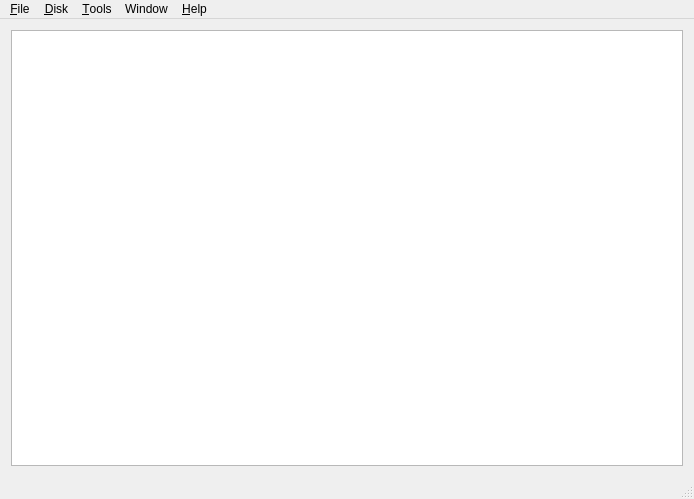
<?xml version="1.0" encoding="UTF-8"?>
<ui version="4.0">
 <class>MainWindow</class>
 <widget class="QMainWindow" name="MainWindow">
  <property name="enabled">
   <bool>true</bool>
  </property>
  <property name="geometry">
   <rect>
    <x>0</x>
    <y>0</y>
    <width>694</width>
    <height>499</height>
   </rect>
  </property>
  <property name="sizePolicy">
   <sizepolicy hsizetype="Expanding" vsizetype="Expanding">
    <horstretch>0</horstretch>
    <verstretch>0</verstretch>
   </sizepolicy>
  </property>
  <property name="windowIcon">
   <iconset resource="icons.qrc">
    <normaloff>:/icons/main-icon/AspeQt.ico</normaloff>:/icons/main-icon/AspeQt.ico</iconset>
  </property>
  <property name="styleSheet">
   <string notr="true"/>
  </property>
  <property name="locale">
   <locale language="English" country="UnitedStates"/>
  </property>
  <property name="iconSize">
   <size>
    <width>24</width>
    <height>24</height>
   </size>
  </property>
  <widget class="QWidget" name="centralWidget">
   <property name="enabled">
    <bool>true</bool>
   </property>
   <layout class="QGridLayout" name="gridLayout">
    <item row="1" column="0" colspan="2">
     <widget class="QTextEdit" name="textEdit">
      <property name="sizePolicy">
       <sizepolicy hsizetype="Ignored" vsizetype="Ignored">
        <horstretch>0</horstretch>
        <verstretch>0</verstretch>
       </sizepolicy>
      </property>
      <property name="contextMenuPolicy">
       <enum>Qt::DefaultContextMenu</enum>
      </property>
      <property name="textInteractionFlags">
       <set>Qt::NoTextInteraction</set>
      </property>
     </widget>
    </item>
    <item row="0" column="0" colspan="2">
     <layout class="QHBoxLayout" name="horizontalLayout">
      <property name="sizeConstraint">
       <enum>QLayout::SetDefaultConstraint</enum>
      </property>
      <item>
       <layout class="QGridLayout" name="leftColumn"/>
      </item>
      <item>
       <layout class="QGridLayout" name="rightColumn"/>
      </item>
     </layout>
    </item>
   </layout>
  </widget>
  <widget class="QMenuBar" name="menuBar">
   <property name="geometry">
    <rect>
     <x>0</x>
     <y>0</y>
     <width>694</width>
     <height>22</height>
    </rect>
   </property>
   <property name="nativeMenuBar">
    <bool>false</bool>
   </property>
   <widget class="QMenu" name="menu_Disk">
    <property name="title">
     <string>&amp;Disk</string>
    </property>
    <addaction name="actionNewImage"/>
    <addaction name="actionMountDisk"/>
    <addaction name="actionMountFolder"/>
    <addaction name="actionHideShowDrives"/>
    <addaction name="actionEjectAll"/>
    <addaction name="separator"/>
   </widget>
   <widget class="QMenu" name="menu_File">
    <property name="title">
     <string>&amp;File</string>
    </property>
    <addaction name="actionStartEmulation"/>
    <addaction name="actionBootExe"/>
    <addaction name="actionPlaybackCassette"/>
    <addaction name="actionPrinterEmulation"/>
    <addaction name="actionShowPrinterTextOutput"/>
    <addaction name="separator"/>
    <addaction name="actionOpenSession"/>
    <addaction name="actionSaveSession"/>
    <addaction name="separator"/>
    <addaction name="actionQuit"/>
    <addaction name="separator"/>
   </widget>
   <widget class="QMenu" name="menu_Tools">
    <property name="title">
     <string>&amp;Tools</string>
    </property>
    <addaction name="actionBootOption"/>
    <addaction name="actionOptions"/>
   </widget>
   <widget class="QMenu" name="menu_Help">
    <property name="title">
     <string>&amp;Help</string>
    </property>
    <addaction name="actionAbout"/>
    <addaction name="actionDocumentation"/>
   </widget>
   <widget class="QMenu" name="menu_Window">
    <property name="enabled">
     <bool>true</bool>
    </property>
    <property name="title">
     <string>Window</string>
    </property>
    <addaction name="actionToggleMiniMode"/>
    <addaction name="actionToggleShade"/>
    <addaction name="actionLogWindow"/>
   </widget>
   <addaction name="menu_File"/>
   <addaction name="menu_Disk"/>
   <addaction name="menu_Tools"/>
   <addaction name="menu_Window"/>
   <addaction name="menu_Help"/>
  </widget>
  <widget class="QStatusBar" name="statusBar"/>
  <action name="actionEjectAll">
   <property name="checkable">
    <bool>false</bool>
   </property>
   <property name="enabled">
    <bool>true</bool>
   </property>
   <property name="icon">
    <iconset resource="icons.qrc">
     <normaloff>:/icons/silk-icons/icons/control_eject.png</normaloff>:/icons/silk-icons/icons/control_eject.png</iconset>
   </property>
   <property name="text">
    <string>Unmount &amp;all</string>
   </property>
   <property name="statusTip">
    <string>Unmount all</string>
   </property>
   <property name="shortcut">
    <string>Ctrl+U</string>
   </property>
   <property name="iconVisibleInMenu">
    <bool>true</bool>
   </property>
  </action>
  <action name="actionOptions">
   <property name="icon">
    <iconset resource="icons.qrc">
     <normaloff>:/icons/other-icons/run.ico</normaloff>:/icons/other-icons/run.ico</iconset>
   </property>
   <property name="text">
    <string>&amp;Options...</string>
   </property>
   <property name="toolTip">
    <string>Open options dialog</string>
   </property>
   <property name="statusTip">
    <string>Open options dialog</string>
   </property>
   <property name="shortcut">
    <string>Ctrl+O</string>
   </property>
  </action>
  <action name="actionStartEmulation">
   <property name="checkable">
    <bool>true</bool>
   </property>
   <property name="checked">
    <bool>false</bool>
   </property>
   <property name="icon">
    <iconset resource="icons.qrc">
     <normaloff>:/icons/silk-icons/icons/disconnect.png</normaloff>
     <normalon>:/icons/silk-icons/icons/connect.png</normalon>:/icons/silk-icons/icons/disconnect.png</iconset>
   </property>
   <property name="text">
    <string>&amp;Start emulation</string>
   </property>
   <property name="toolTip">
    <string>Start SIO peripheral emulation</string>
   </property>
   <property name="statusTip">
    <string>Start SIO peripheral emulation</string>
   </property>
   <property name="shortcut">
    <string>Alt+E</string>
   </property>
   <property name="iconVisibleInMenu">
    <bool>true</bool>
   </property>
  </action>
  <action name="actionMountRecent_0">
   <property name="text">
    <string notr="true"/>
   </property>
   <property name="toolTip">
    <string>Mount to the first available slot</string>
   </property>
   <property name="statusTip">
    <string>Mount to the first available slot</string>
   </property>
  </action>
  <action name="actionMountDisk">
   <property name="icon">
    <iconset resource="icons.qrc">
     <normaloff>:/icons/oxygen-icons/16x16/devices/3floppy_unmount.png</normaloff>:/icons/oxygen-icons/16x16/devices/3floppy_unmount.png</iconset>
   </property>
   <property name="text">
    <string>Mount &amp;disk image...</string>
   </property>
   <property name="toolTip">
    <string>Mount a disk image to the first available slot</string>
   </property>
   <property name="statusTip">
    <string>Mount a disk image to the first available slot</string>
   </property>
   <property name="shortcut">
    <string>Ctrl+D</string>
   </property>
  </action>
  <action name="actionMountFolder">
   <property name="icon">
    <iconset resource="icons.qrc">
     <normaloff>:/icons/silk-icons/icons/folder.png</normaloff>:/icons/silk-icons/icons/folder.png</iconset>
   </property>
   <property name="text">
    <string>Mount &amp;folder image...</string>
   </property>
   <property name="toolTip">
    <string>Mount a folder image to the first available slot</string>
   </property>
   <property name="statusTip">
    <string>Mount a folder image to the first available slot</string>
   </property>
   <property name="shortcut">
    <string>Ctrl+F</string>
   </property>
  </action>
  <action name="actionNewImage">
   <property name="icon">
    <iconset resource="icons.qrc">
     <normaloff>:/icons/oxygen-icons/16x16/devices/media_floppy.png</normaloff>:/icons/oxygen-icons/16x16/devices/media_floppy.png</iconset>
   </property>
   <property name="text">
    <string>New disk image...</string>
   </property>
   <property name="toolTip">
    <string>Create a new disk image file and mount it to the first available slot</string>
   </property>
   <property name="statusTip">
    <string>Create a new disk image file and mount it to the first available slot</string>
   </property>
   <property name="shortcut">
    <string>Ctrl+N</string>
   </property>
   <property name="iconVisibleInMenu">
    <bool>true</bool>
   </property>
  </action>
  <action name="actionSaveSession">
   <property name="icon">
    <iconset resource="icons.qrc">
     <normaloff>:/icons/silk-icons/icons/monitor_go.png</normaloff>:/icons/silk-icons/icons/monitor_go.png</iconset>
   </property>
   <property name="text">
    <string>&amp;Save session</string>
   </property>
   <property name="toolTip">
    <string>Save current session to a file</string>
   </property>
   <property name="statusTip">
    <string>Save current session</string>
   </property>
   <property name="shortcut">
    <string>Alt+S</string>
   </property>
  </action>
  <action name="actionOpenSession">
   <property name="icon">
    <iconset resource="icons.qrc">
     <normaloff>:/icons/silk-icons/icons/monitor.png</normaloff>:/icons/silk-icons/icons/monitor.png</iconset>
   </property>
   <property name="text">
    <string>&amp;Open session...</string>
   </property>
   <property name="toolTip">
    <string>Open a previously saved session</string>
   </property>
   <property name="statusTip">
    <string>Open a previously saved session</string>
   </property>
   <property name="shortcut">
    <string>Alt+O</string>
   </property>
  </action>
  <action name="actionBootExe">
   <property name="icon">
    <iconset resource="icons.qrc">
     <normaloff>:/icons/Atari.ico</normaloff>:/icons/Atari.ico</iconset>
   </property>
   <property name="text">
    <string>&amp;Boot Atari executable...</string>
   </property>
   <property name="toolTip">
    <string>Boot an Atari executable</string>
   </property>
   <property name="statusTip">
    <string>Boot an Atari executable</string>
   </property>
   <property name="shortcut">
    <string>Alt+B</string>
   </property>
   <property name="visible">
    <bool>true</bool>
   </property>
   <property name="iconVisibleInMenu">
    <bool>true</bool>
   </property>
  </action>
  <action name="actionSave_1">
   <property name="enabled">
    <bool>false</bool>
   </property>
   <property name="icon">
    <iconset resource="icons.qrc">
     <normaloff>:/icons/silk-icons/icons/drive_disk.png</normaloff>:/icons/silk-icons/icons/drive_disk.png</iconset>
   </property>
   <property name="text">
    <string>Save</string>
   </property>
   <property name="toolTip">
    <string>Save D1</string>
   </property>
   <property name="statusTip">
    <string>Save D1</string>
   </property>
  </action>
  <action name="actionShowPrinterTextOutput">
   <property name="checkable">
    <bool>true</bool>
   </property>
   <property name="icon">
    <iconset resource="icons.qrc">
     <normaloff>:/icons/oxygen-icons/16x16/devices/printer1.png</normaloff>:/icons/oxygen-icons/16x16/devices/printer1.png</iconset>
   </property>
   <property name="text">
    <string>Show printer text output</string>
   </property>
   <property name="toolTip">
    <string>Show printer text output</string>
   </property>
   <property name="statusTip">
    <string>Show printer text output</string>
   </property>
   <property name="shortcut">
    <string>Alt+Shift+T</string>
   </property>
  </action>
  <action name="actionPlaybackCassette">
   <property name="icon">
    <iconset resource="icons.qrc">
     <normaloff>:/icons/oxygen-icons/16x16/devices/media_tape.png</normaloff>:/icons/oxygen-icons/16x16/devices/media_tape.png</iconset>
   </property>
   <property name="text">
    <string>Playback cassette image...</string>
   </property>
   <property name="toolTip">
    <string>Playback a cassette image</string>
   </property>
   <property name="statusTip">
    <string>Playback a cassette image</string>
   </property>
   <property name="shortcut">
    <string>Alt+C</string>
   </property>
  </action>
  <action name="actionQuit">
   <property name="icon">
    <iconset resource="icons.qrc">
     <normaloff>:/icons/oxygen-icons/16x16/actions/exit.png</normaloff>:/icons/oxygen-icons/16x16/actions/exit.png</iconset>
   </property>
   <property name="text">
    <string>&amp;Quit</string>
   </property>
   <property name="statusTip">
    <string>Quit AspeQt</string>
   </property>
   <property name="shortcut">
    <string>Alt+Q</string>
   </property>
  </action>
  <action name="actionAbout">
   <property name="icon">
    <iconset resource="icons.qrc">
     <normaloff>:/icons/oxygen-icons/16x16/actions/help_about.png</normaloff>:/icons/oxygen-icons/16x16/actions/help_about.png</iconset>
   </property>
   <property name="text">
    <string>&amp;About AspeQt</string>
   </property>
   <property name="shortcut">
    <string>Ctrl+A</string>
   </property>
  </action>
  <action name="actionHelp">
   <property name="text">
    <string>Help</string>
   </property>
  </action>
  <action name="actionContents">
   <property name="enabled">
    <bool>false</bool>
   </property>
   <property name="text">
    <string>Contents</string>
   </property>
  </action>
  <action name="actionIndex">
   <property name="text">
    <string>Index</string>
   </property>
  </action>
  <action name="actionDocumentation">
   <property name="checkable">
    <bool>true</bool>
   </property>
   <property name="icon">
    <iconset resource="icons.qrc">
     <normaloff>:/icons/oxygen-icons/16x16/actions/help_contents.png</normaloff>:/icons/oxygen-icons/16x16/actions/help_contents.png</iconset>
   </property>
   <property name="text">
    <string>User Manual</string>
   </property>
   <property name="toolTip">
    <string>User Manual</string>
   </property>
   <property name="statusTip">
    <string>User Manual</string>
   </property>
   <property name="shortcut">
    <string>Ctrl+Shift+U</string>
   </property>
  </action>
  <action name="actionDefaultImageGroup">
   <property name="icon">
    <iconset resource="icons.qrc">
     <normaloff>:/icons/oxygen-icons/16x16/actions/document_save_all.png</normaloff>:/icons/oxygen-icons/16x16/actions/document_save_all.png</iconset>
   </property>
   <property name="text">
    <string>Save mounted image group as default</string>
   </property>
  </action>
  <action name="actionPrinterEmulation">
   <property name="checkable">
    <bool>false</bool>
   </property>
   <property name="checked">
    <bool>false</bool>
   </property>
   <property name="icon">
    <iconset resource="icons.qrc">
     <normaloff>:/icons/silk-icons/icons/printer.png</normaloff>:/icons/silk-icons/icons/printer.png</iconset>
   </property>
   <property name="text">
    <string>Stop printer emulation</string>
   </property>
   <property name="statusTip">
    <string>Stop printer emulation</string>
   </property>
   <property name="shortcut">
    <string>Alt+P</string>
   </property>
  </action>
  <action name="actionHideShowDrives">
   <property name="icon">
    <iconset resource="icons.qrc">
     <normaloff>:/icons/silk-icons/icons/drive_add.png</normaloff>:/icons/silk-icons/icons/drive_add.png</iconset>
   </property>
   <property name="text">
    <string>Hide drives D9-DO</string>
   </property>
   <property name="shortcut">
    <string>Alt+H</string>
   </property>
  </action>
  <action name="actionToggleMiniMode">
   <property name="icon">
    <iconset resource="icons.qrc">
     <normaloff>:/icons/other-icons/MiniCooper 22.ico</normaloff>:/icons/other-icons/MiniCooper 22.ico</iconset>
   </property>
   <property name="text">
    <string>Toggle mini mode</string>
   </property>
   <property name="shortcut">
    <string>Ctrl+M</string>
   </property>
  </action>
  <action name="actionToggleShade">
   <property name="enabled">
    <bool>false</bool>
   </property>
   <property name="icon">
    <iconset resource="icons.qrc">
     <normaloff>:/icons/other-icons/fade.png</normaloff>:/icons/other-icons/fade.png</iconset>
   </property>
   <property name="text">
    <string>Toggle shade mode</string>
   </property>
   <property name="shortcut">
    <string>Ctrl+S</string>
   </property>
  </action>
  <action name="actionLogWindow">
   <property name="icon">
    <iconset resource="icons.qrc">
     <normaloff>:/icons/silk-icons/icons/page_white_text.png</normaloff>:/icons/silk-icons/icons/page_white_text.png</iconset>
   </property>
   <property name="text">
    <string>Open log window</string>
   </property>
   <property name="toolTip">
    <string>Open log window</string>
   </property>
   <property name="statusTip">
    <string>Open log window</string>
   </property>
   <property name="shortcut">
    <string>Ctrl+L</string>
   </property>
  </action>
  <action name="actionBootOption">
   <property name="text">
    <string>Boot Options...</string>
   </property>
   <property name="toolTip">
    <string>Configure firmware and boot options</string>
   </property>
   <property name="statusTip">
    <string>Configure firmware and boot options</string>
   </property>
  </action>
 </widget>
 <layoutdefault spacing="6" margin="11"/>
 <resources>
  <include location="icons.qrc"/>
 </resources>
 <connections/>
</ui>
